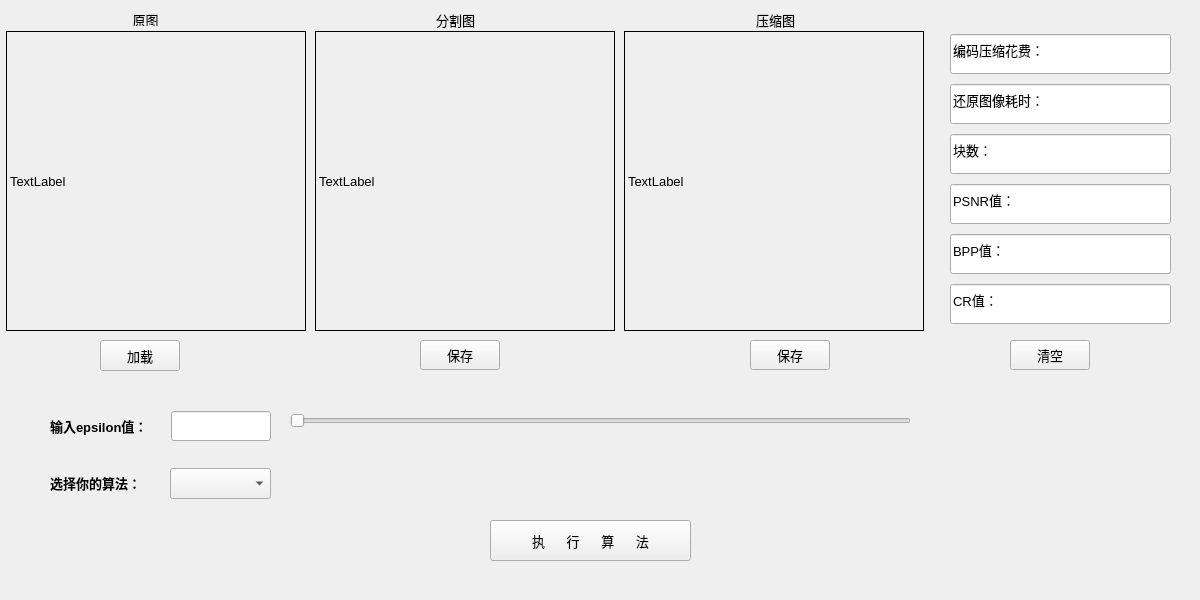
<?xml version="1.0" encoding="UTF-8"?>
<ui version="4.0">
 <class>Widget</class>
 <widget class="QWidget" name="Widget">
  <property name="geometry">
   <rect>
    <x>0</x>
    <y>0</y>
    <width>1200</width>
    <height>600</height>
   </rect>
  </property>
  <property name="minimumSize">
   <size>
    <width>1200</width>
    <height>600</height>
   </size>
  </property>
  <property name="maximumSize">
   <size>
    <width>1200</width>
    <height>600</height>
   </size>
  </property>
  <property name="font">
   <font>
    <pointsize>10</pointsize>
   </font>
  </property>
  <property name="mouseTracking">
   <bool>false</bool>
  </property>
  <property name="windowTitle">
   <string>灰度图像分割器</string>
  </property>
  <widget class="QWidget" name="layoutWidget1">
   <property name="geometry">
    <rect>
     <x>0</x>
     <y>30</y>
     <width>931</width>
     <height>302</height>
    </rect>
   </property>
   <layout class="QHBoxLayout" name="horizontalLayout">
    <property name="spacing">
     <number>3</number>
    </property>
    <item>
     <widget class="QLabel" name="Image_display_lable_1">
      <property name="minimumSize">
       <size>
        <width>300</width>
        <height>300</height>
       </size>
      </property>
      <property name="maximumSize">
       <size>
        <width>300</width>
        <height>300</height>
       </size>
      </property>
      <property name="styleSheet">
       <string notr="true">border:1px solid rgb(0,0,0);</string>
      </property>
      <property name="text">
       <string>TextLabel</string>
      </property>
     </widget>
    </item>
    <item>
     <widget class="QLabel" name="Image_display_lable_2">
      <property name="minimumSize">
       <size>
        <width>300</width>
        <height>300</height>
       </size>
      </property>
      <property name="maximumSize">
       <size>
        <width>300</width>
        <height>300</height>
       </size>
      </property>
      <property name="styleSheet">
       <string notr="true">border:1px solid rgb(0,0,0);</string>
      </property>
      <property name="text">
       <string>TextLabel</string>
      </property>
     </widget>
    </item>
    <item>
     <widget class="QLabel" name="Image_display_lable_3">
      <property name="minimumSize">
       <size>
        <width>300</width>
        <height>300</height>
       </size>
      </property>
      <property name="maximumSize">
       <size>
        <width>300</width>
        <height>300</height>
       </size>
      </property>
      <property name="styleSheet">
       <string notr="true">border:1px solid rgb(0,0,0);</string>
      </property>
      <property name="text">
       <string>TextLabel</string>
      </property>
     </widget>
    </item>
   </layout>
  </widget>
  <widget class="QPushButton" name="saveButton_1">
   <property name="geometry">
    <rect>
     <x>420</x>
     <y>340</y>
     <width>80</width>
     <height>30</height>
    </rect>
   </property>
   <property name="minimumSize">
    <size>
     <width>80</width>
     <height>30</height>
    </size>
   </property>
   <property name="maximumSize">
    <size>
     <width>80</width>
     <height>30</height>
    </size>
   </property>
   <property name="text">
    <string>保存</string>
   </property>
  </widget>
  <widget class="QPushButton" name="saveButton_2">
   <property name="geometry">
    <rect>
     <x>750</x>
     <y>340</y>
     <width>80</width>
     <height>30</height>
    </rect>
   </property>
   <property name="minimumSize">
    <size>
     <width>80</width>
     <height>30</height>
    </size>
   </property>
   <property name="maximumSize">
    <size>
     <width>80</width>
     <height>30</height>
    </size>
   </property>
   <property name="text">
    <string>保存</string>
   </property>
  </widget>
  <widget class="QWidget" name="layoutWidget2">
   <property name="geometry">
    <rect>
     <x>950</x>
     <y>30</y>
     <width>221</width>
     <height>301</height>
    </rect>
   </property>
   <layout class="QVBoxLayout" name="verticalLayout">
    <item>
     <widget class="QLineEdit" name="dataShowing_lineEdit_1">
      <property name="minimumSize">
       <size>
        <width>0</width>
        <height>40</height>
       </size>
      </property>
      <property name="maximumSize">
       <size>
        <width>16777215</width>
        <height>40</height>
       </size>
      </property>
      <property name="focusPolicy">
       <enum>Qt::NoFocus</enum>
      </property>
      <property name="styleSheet">
       <string notr="true">font: 10pt &quot;Microsoft YaHei UI&quot;;</string>
      </property>
      <property name="text">
       <string>编码压缩花费：</string>
      </property>
     </widget>
    </item>
    <item>
     <widget class="QLineEdit" name="dataShowing_lineEdit_2">
      <property name="minimumSize">
       <size>
        <width>0</width>
        <height>40</height>
       </size>
      </property>
      <property name="maximumSize">
       <size>
        <width>16777215</width>
        <height>40</height>
       </size>
      </property>
      <property name="focusPolicy">
       <enum>Qt::NoFocus</enum>
      </property>
      <property name="styleSheet">
       <string notr="true">font: 10pt &quot;Microsoft YaHei UI&quot;;</string>
      </property>
      <property name="text">
       <string>还原图像耗时：</string>
      </property>
     </widget>
    </item>
    <item>
     <widget class="QLineEdit" name="dataShowing_lineEdit_3">
      <property name="minimumSize">
       <size>
        <width>0</width>
        <height>40</height>
       </size>
      </property>
      <property name="maximumSize">
       <size>
        <width>16777215</width>
        <height>40</height>
       </size>
      </property>
      <property name="focusPolicy">
       <enum>Qt::NoFocus</enum>
      </property>
      <property name="styleSheet">
       <string notr="true">font: 10pt &quot;Microsoft YaHei UI&quot;;</string>
      </property>
      <property name="text">
       <string>块数：</string>
      </property>
     </widget>
    </item>
    <item>
     <widget class="QLineEdit" name="dataShowing_lineEdit_4">
      <property name="minimumSize">
       <size>
        <width>0</width>
        <height>40</height>
       </size>
      </property>
      <property name="maximumSize">
       <size>
        <width>16777215</width>
        <height>40</height>
       </size>
      </property>
      <property name="focusPolicy">
       <enum>Qt::NoFocus</enum>
      </property>
      <property name="styleSheet">
       <string notr="true">font: 10pt &quot;Microsoft YaHei UI&quot;;</string>
      </property>
      <property name="text">
       <string>PSNR值：</string>
      </property>
     </widget>
    </item>
    <item>
     <widget class="QLineEdit" name="dataShowing_lineEdit_5">
      <property name="minimumSize">
       <size>
        <width>0</width>
        <height>40</height>
       </size>
      </property>
      <property name="maximumSize">
       <size>
        <width>16777215</width>
        <height>40</height>
       </size>
      </property>
      <property name="focusPolicy">
       <enum>Qt::NoFocus</enum>
      </property>
      <property name="styleSheet">
       <string notr="true">font: 10pt &quot;Microsoft YaHei UI&quot;;</string>
      </property>
      <property name="text">
       <string>BPP值：</string>
      </property>
     </widget>
    </item>
    <item>
     <widget class="QLineEdit" name="dataShowing_lineEdit_6">
      <property name="minimumSize">
       <size>
        <width>0</width>
        <height>40</height>
       </size>
      </property>
      <property name="maximumSize">
       <size>
        <width>16777215</width>
        <height>40</height>
       </size>
      </property>
      <property name="focusPolicy">
       <enum>Qt::NoFocus</enum>
      </property>
      <property name="styleSheet">
       <string notr="true">font: 10pt &quot;Microsoft YaHei UI&quot;;</string>
      </property>
      <property name="text">
       <string>CR值：</string>
      </property>
     </widget>
    </item>
   </layout>
  </widget>
  <widget class="QPushButton" name="loadButton">
   <property name="geometry">
    <rect>
     <x>100</x>
     <y>340</y>
     <width>80</width>
     <height>31</height>
    </rect>
   </property>
   <property name="minimumSize">
    <size>
     <width>80</width>
     <height>31</height>
    </size>
   </property>
   <property name="maximumSize">
    <size>
     <width>80</width>
     <height>30</height>
    </size>
   </property>
   <property name="text">
    <string>加载</string>
   </property>
  </widget>
  <widget class="QSlider" name="valueInput_horizontalSlider">
   <property name="enabled">
    <bool>true</bool>
   </property>
   <property name="geometry">
    <rect>
     <x>290</x>
     <y>410</y>
     <width>621</width>
     <height>21</height>
    </rect>
   </property>
   <property name="maximum">
    <number>30</number>
   </property>
   <property name="pageStep">
    <number>1</number>
   </property>
   <property name="orientation">
    <enum>Qt::Horizontal</enum>
   </property>
  </widget>
  <widget class="QPushButton" name="run_pushButton">
   <property name="geometry">
    <rect>
     <x>490</x>
     <y>520</y>
     <width>201</width>
     <height>41</height>
    </rect>
   </property>
   <property name="styleSheet">
    <string notr="true">font: 12pt &quot;Microsoft YaHei UI&quot;;</string>
   </property>
   <property name="text">
    <string>执      行      算      法</string>
   </property>
  </widget>
  <widget class="QWidget" name="layoutWidget">
   <property name="geometry">
    <rect>
     <x>50</x>
     <y>390</y>
     <width>221</width>
     <height>131</height>
    </rect>
   </property>
   <layout class="QVBoxLayout" name="verticalLayout_2">
    <item>
     <layout class="QHBoxLayout" name="horizontalLayout_3" stretch="0,2">
      <item>
       <widget class="QLabel" name="label_2">
        <property name="minimumSize">
         <size>
          <width>0</width>
          <height>3</height>
         </size>
        </property>
        <property name="text">
         <string>&lt;!DOCTYPE HTML PUBLIC &quot;-//W3C//DTD HTML 4.0//EN&quot; &quot;http://www.w3.org/TR/REC-html40/strict.dtd&quot;&gt;
&lt;html&gt;&lt;head&gt;&lt;meta name=&quot;qrichtext&quot; content=&quot;1&quot; /&gt;&lt;meta charset=&quot;utf-8&quot; /&gt;&lt;style type=&quot;text/css&quot;&gt;
p, li { white-space: pre-wrap; }
hr { height: 1px; border-width: 0; }
li.unchecked::marker { content: &quot;\2610&quot;; }
li.checked::marker { content: &quot;\2612&quot;; }
&lt;/style&gt;&lt;/head&gt;&lt;body style=&quot; font-family:'Microsoft YaHei UI'; font-size:10pt; font-weight:400; font-style:normal;&quot;&gt;
&lt;p style=&quot; margin-top:0px; margin-bottom:0px; margin-left:0px; margin-right:0px; -qt-block-indent:0; text-indent:0px;&quot;&gt;&lt;span style=&quot; font-weight:700;&quot;&gt;输入epsilon值：&lt;/span&gt;&lt;/p&gt;&lt;/body&gt;&lt;/html&gt;</string>
        </property>
       </widget>
      </item>
      <item>
       <widget class="QLineEdit" name="valueInput_lineEdit">
        <property name="minimumSize">
         <size>
          <width>100</width>
          <height>30</height>
         </size>
        </property>
        <property name="maximumSize">
         <size>
          <width>100</width>
          <height>30</height>
         </size>
        </property>
       </widget>
      </item>
     </layout>
    </item>
    <item>
     <layout class="QHBoxLayout" name="horizontalLayout_2">
      <item>
       <widget class="QLabel" name="label">
        <property name="minimumSize">
         <size>
          <width>0</width>
          <height>30</height>
         </size>
        </property>
        <property name="text">
         <string>&lt;html&gt;&lt;head/&gt;&lt;body&gt;&lt;p&gt;&lt;span style=&quot; font-weight:700;&quot;&gt;选择你的算法：&lt;/span&gt;&lt;/p&gt;&lt;/body&gt;&lt;/html&gt;</string>
        </property>
       </widget>
      </item>
      <item>
       <widget class="QComboBox" name="comboBox">
        <property name="minimumSize">
         <size>
          <width>101</width>
          <height>31</height>
         </size>
        </property>
        <property name="maximumSize">
         <size>
          <width>100</width>
          <height>30</height>
         </size>
        </property>
       </widget>
      </item>
     </layout>
    </item>
   </layout>
  </widget>
  <widget class="QPushButton" name="clearButton">
   <property name="geometry">
    <rect>
     <x>1010</x>
     <y>340</y>
     <width>80</width>
     <height>30</height>
    </rect>
   </property>
   <property name="minimumSize">
    <size>
     <width>80</width>
     <height>30</height>
    </size>
   </property>
   <property name="maximumSize">
    <size>
     <width>80</width>
     <height>30</height>
    </size>
   </property>
   <property name="text">
    <string>清空</string>
   </property>
  </widget>
  <widget class="QLabel" name="label_3">
   <property name="geometry">
    <rect>
     <x>130</x>
     <y>10</y>
     <width>31</width>
     <height>16</height>
    </rect>
   </property>
   <property name="text">
    <string>&lt;html&gt;&lt;head/&gt;&lt;body&gt;&lt;p align=&quot;center&quot;&gt;原图&lt;/p&gt;&lt;/body&gt;&lt;/html&gt;</string>
   </property>
  </widget>
  <widget class="QLabel" name="label_4">
   <property name="geometry">
    <rect>
     <x>430</x>
     <y>10</y>
     <width>51</width>
     <height>20</height>
    </rect>
   </property>
   <property name="text">
    <string>&lt;html&gt;&lt;head/&gt;&lt;body&gt;&lt;p align=&quot;center&quot;&gt;分割图&lt;/p&gt;&lt;/body&gt;&lt;/html&gt;</string>
   </property>
  </widget>
  <widget class="QLabel" name="label_5">
   <property name="geometry">
    <rect>
     <x>750</x>
     <y>10</y>
     <width>51</width>
     <height>20</height>
    </rect>
   </property>
   <property name="text">
    <string>&lt;html&gt;&lt;head/&gt;&lt;body&gt;&lt;p align=&quot;center&quot;&gt;压缩图&lt;/p&gt;&lt;/body&gt;&lt;/html&gt;</string>
   </property>
  </widget>
 </widget>
 <resources/>
 <connections/>
</ui>
